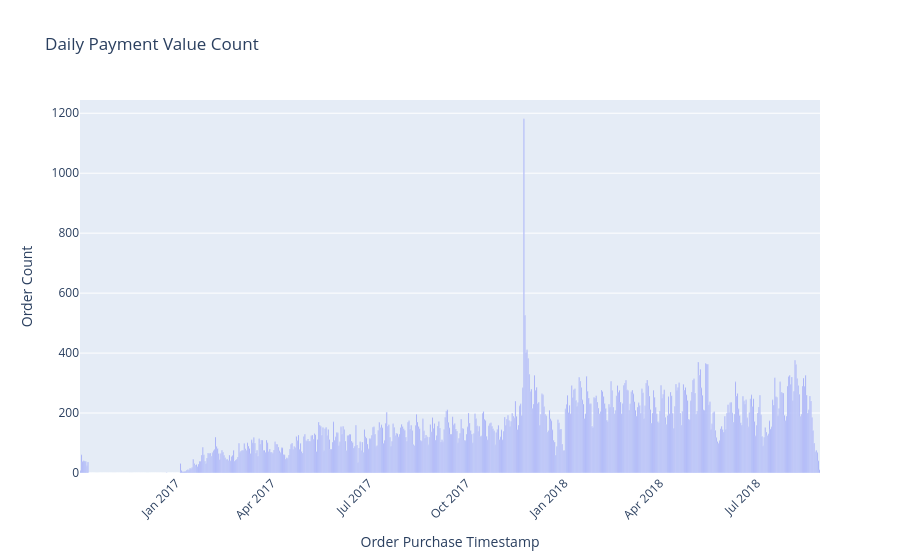

This figure's notebook cell:
### Code cell
# 일간 매출 내역 시각화 :

import plotly.express as px

fig = px.bar(
    x = merged_order_date_count.index,
    y = merged_order_date_count["payment_value"],
    title = "Daily Payment Value Count",
    labels = {
        "x": "Order Purchase Timestamp",
        "y": "Order Count",
    }
)

fig.update_layout(xaxis_tickangle = -45)

fig.show()

### Figure 1 — Plotly figure (JSON) as saved in the notebook; plotly's stock layout.template omitted (floating-point values rounded to 4 significant figures; data arrays with more than 128 entries replaced by an {"elided": "..."} marker saying what was removed)
{"data": [{"alignmentgroup": "True", "hovertemplate": "Order Purchase Timestamp=%{x}<br>Order Count=%{y}<extra></extra>", "legendgroup": "", "marker": {"color": "#636efa", "pattern": {"shape": ""}}, "name": "", "offsetgroup": "", "orientation": "v", "showlegend": false, "textposition": "auto", "type": "bar", "x": {"elided": "696 str values"}, "xaxis": "x", "y": {"elided": "696 int values"}, "yaxis": "y"}], "layout": {"barmode": "relative", "legend": {"tracegroupgap": 0}, "title": {"text": "Daily Payment Value Count"}, "xaxis": {"anchor": "y", "domain": [0, 1], "tickangle": -45, "title": {"text": "Order Purchase Timestamp"}}, "yaxis": {"anchor": "x", "domain": [0, 1], "title": {"text": "Order Count"}}}}
